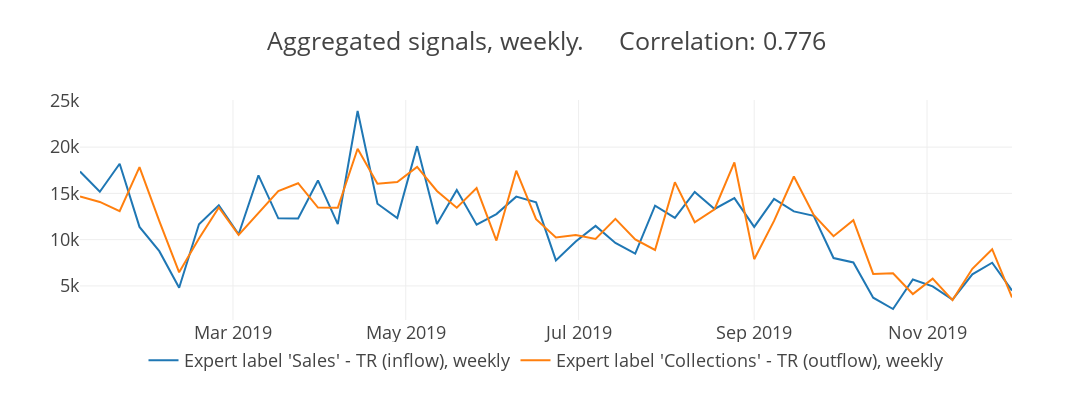

Source (notebook cell):
### Markdown cell above
## Process-based model, GroundTruth

### Code cell
cur_result = constructSignals(df_all, shift=(0, -2), query=[{"select": ["Sales 21 btw", "Sales 6 btw"], 
                              "_with": {"FA_Name": "TradeReceivables", "flow": "inflow"}}, 
                                {"select": ["Collections"], "_with": {"FA_Name": "TradeReceivables", "flow": "outflow"}}], 
                 on="GroundTruth", agg_period="W", 
                title="img/Modelling/latest/expertFSN_TR_",
                legend=["Expert label 'Sales' - TR (inflow)", "Expert label 'Collections' - TR (outflow)"],
                metric="RMSE")
TR_DF = TR_DF.append(cur_result.assign(Model="Expert labels FSN model"))
